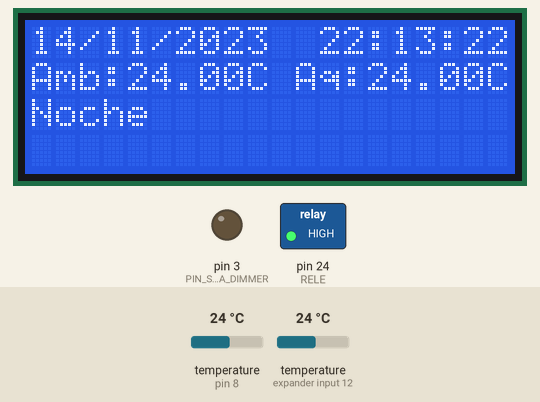
The sketch below on a simulated Arduino Mega 2560, built with avr-gcc and run on an emulated ATmega2560. Shown: 20×4 character LCD, switched loads named in the sketch (green lamp = pin HIGH), output pins drawn as LEDs (lit = HIGH). The test bench sets the inputs (shaded band); at power-on: temperature (sensors on pin 8, expander input 12) 24 °C. The local clock reads 2024-03-15 10:24:30 at power-on unless the sketch sets it; what the sketch prints to the serial monitor is not drawn.

Above: at 3.9 s.
4.0 s: temperature (sensor on pin 8) set to 10.8 °C
At 6.7 s:
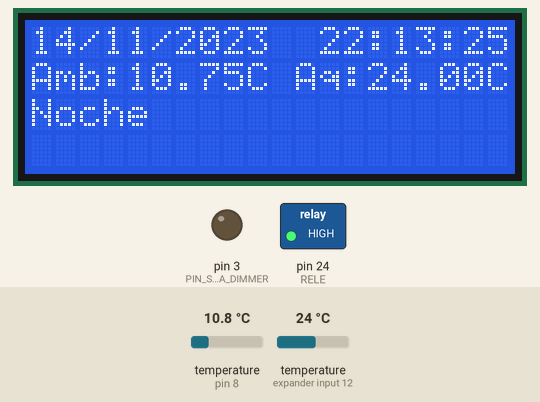
7.4 s: temperature (sensor on pin 8) set to 9.5 °C
At 9.0 s:
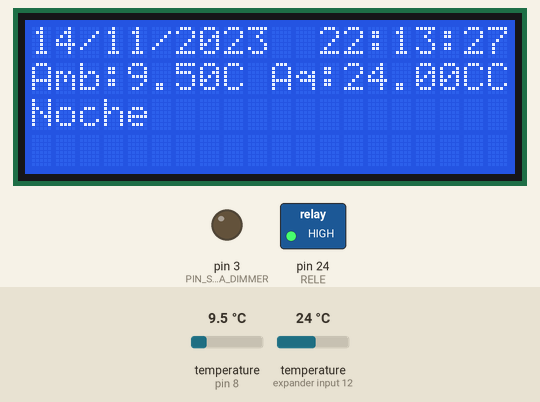
11.8 s: temperature (sensor on expander input 12) set to 10.6 °C
At 14.9 s:
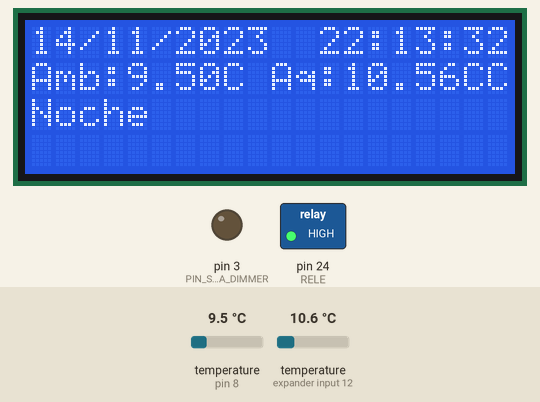
15.2 s: temperature (sensor on expander input 12) set to 9.3 °C
At 17.4 s:
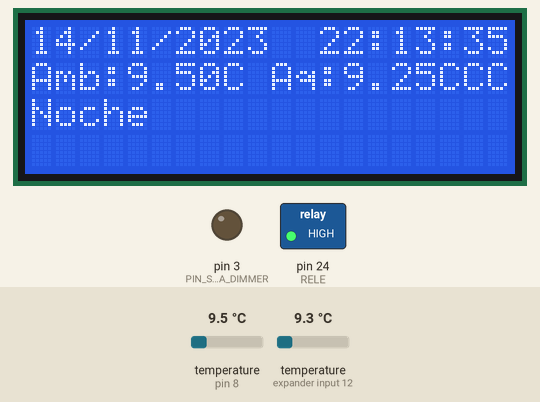
19.6 s: temperature (sensor on pin 8) set to 12 °C
At 22.1 s:
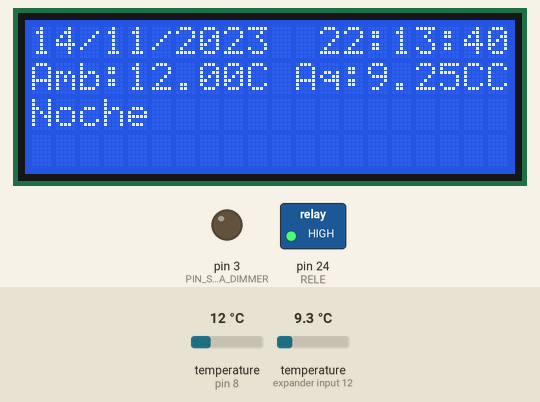
23.0 s: temperature (sensor on expander input 12) set to 12 °C
At 24.5 s:
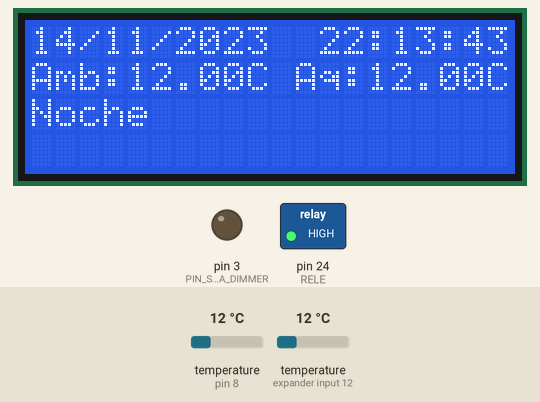
Timing chart, 0 to 26.0 s (numbered marks = the images above; inputs shaded):
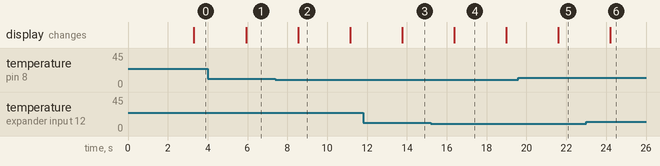

The sketch:

intento6.ino
```cpp
#include <Wire.h>    //  libreria para interfaz I2C
#include "RTClib.h"   //  libreria para el manejo del modulo RTC
#include <RBDdimmer.h> // libreria del dimmer AC
#include <Time.h>
#include <TimeAlarms.h>
#include <OneWire.h>
#include <DallasTemperature.h>
#include <LCD.h>			// libreria para funciones de LCD
#include <LiquidCrystal_I2C.h>		// libreria para LCD por I2C


RTC_DS3231 rtc;     // crea objeto del tipo RTC_DS3231
char daysOfTheWeek[7][4] = {"Dom", "Lun", "Mar", "Mie", "Jue", "Vie", "Sab"};

//creacion objeto pantalla LCD
LiquidCrystal_I2C lcd (0x27, 2, 1, 0, 4, 5, 6, 7); // DIR, E, RW, RS, D4, D5, D6, D7

// Water proof and ambient sensor DS18B20
#define ONE_WIRE_BUS 8
OneWire oneWire(ONE_WIRE_BUS);
DallasTemperature sensors(&oneWire);
// Aquarium status
float aquariumTemp;
float ambientTemp;

uint8_t sensor1[8] = {0x28, 0x20, 0x81, 0x83, 0x29, 0x20, 0x01, 0x7A};
uint8_t sensor2[8] = {0x28, 0xAA, 0x21, 0x57, 0x13, 0x13, 0x02, 0x4D};


//Dimmer para las luces blancas
#define PIN_SALIDA_DIMMER  3        //Pines del dimmer
#define ZEROCROSS  2
#define RELE 24     // donde se encuentra conectado el modulo de rele que corresponde a pin digital 30
//#define RELE2 23    // donde se encuentra conectado el modulo de rele que corresponde a pin digital 31 (desocupado)
dimmerLamp dimmer(PIN_SALIDA_DIMMER);


String momento; // variable de control para el proceso de Apagado de Luces


// Variables para la definicion de Horarios

int Dimm;
int DimMAX = 75;
int DimMin = 30;
int dur = 3600;
unsigned long  dur_temp = 0;
int Deltadim; //calcula el intervalo de tiempo para el dimmmer
unsigned long Delta; // convierte Deltadim en milisegundos
unsigned long tim;  // es el valor de los milis dentro de las funciones de dimmer

//********** Hora de comienzo del amanecer
int horaPrender = 12;
int minutoPrender = 00;

int hrinidia = 13;
int mininidia = 00;

//********** Hora de comienzo del atardecer
int hrfindia = 18;
int minfindia = 30;

//********** Hora de apagado
int horaApagar = 20;
int minutoApagar = 30;


void setup () {
 Serial.begin(9600);    // inicializa comunicacion serie a 9600 bps
 pinMode(RELE, OUTPUT);   // pin 52 para las luces secundarias

 dimmer.begin(NORMAL_MODE, OFF);       // si falla la inicializacion del modulo name.begin(MODE, STATE)
//pinMode(RELE2, OUTPUT);
//Definiciones RTC
if (!rtc.begin())
 {       // si falla la inicializacion del modulo  Serial.println("Modulo RTC no encontrado !");  // muestra mensaje de error
  while (1);         // bucle infinito que detiene ejecucion del programa
 }
rtc.adjust(DateTime(__DATE__, __TIME__));
Serial.println("Modulo RTC Ajustado !");
// Use only without RTC
// setTime(13,20,0,27,9,2020);
// Sync time lib with RTC
setSyncProvider(getRTCTime);
setSyncInterval(60 * 60 * 4);
digitalWrite(RELE, HIGH);
//inicializando pantalla
lcd.setBacklightPin(3,POSITIVE);	// puerto P3 de PCF8574 como positivo
lcd.setBacklight(HIGH);		// habilita iluminacion posterior de LCD
lcd.begin(20,4);			// 20 columnas por 4 lineas para LCD 2004A
lcd.clear();			// limpia pantalla


//inicializando modulos de Temperatura de agua y de ambiente/Humedad

//sensor_t sensor;
sensors.begin();

//inicializacion de funciones para primeras variables
sendStatus();
encendidos();
readSensors();
StatusSol();
Alarm.timerRepeat(60, readSensors);
}

void loop () {

    sendStatus();// funcion que devuelve fecha y horario en formato DateTime y asigna a variable fecha
    screen();
    Alarm.delay(1000);           // demora de 1 segundo

}
void StatusSol()
{
  int  hr = hour();
  int  mini = minute();

  //estas variables internas convierten todas las horas en segundos para evaluar la duracion
  // de los periodos de amanecer y atardecer en base al tiempo disponible antes de la siguiente alarma
  unsigned long int diff;
  unsigned long sec_now = (unsigned long) hr*3600 + (unsigned long) mini*60;
  unsigned long sec_hp = (unsigned long)horaPrender*3600 + (unsigned long)minutoPrender*60;
  unsigned long sec_ii =  (unsigned long)hrinidia*3600 + (unsigned long) mininidia*60;
  unsigned long sec_fi = (unsigned long)hrfindia*3600 + (unsigned long)minfindia*60;
  unsigned long sec_ap = (unsigned long)horaApagar*3600 + (unsigned long)minutoApagar*60;
  Serial.println(sec_ap);
  Serial.println(sec_now);
  Serial.println(sec_hp);
  Serial.println("Paso a verificar el estdo de luces");
  if(sec_now > sec_hp && sec_now < sec_ap)
      {
        if(sec_now > sec_hp && sec_now < sec_ii)
         {
          diff = sec_ii - sec_now;
           if(diff < dur) dur_temp = diff;
          Amanecer();
          return;
         }
        if (sec_now > sec_ii && sec_now < sec_fi)
          {
            Pleno_dia();
            return;
          }
        if(sec_now > sec_fi && sec_now < sec_ap)
         {
           diff = sec_ap - sec_now;
           digitalWrite(RELE, LOW);
           if(diff < dur) dur_temp = diff;
           Serial.print("dif: ");
           Serial.println(diff);
           Serial.print("dur_temp: ");
           Serial.println(dur_temp);
           Atardecer();
           return;
         }
      }

  else Noche();
  return;
}

void sendStatus() {
  DateTime now = rtc.now();
  readSensors();
  Serial.print("LOG");
  Serial.print("||");
  Serial.print(now.year(), DEC);
  Serial.print('/');
  Serial.print(now.month(), DEC);
  Serial.print('/');
  Serial.print(now.day(), DEC);
  Serial.print(" (");
  Serial.print(daysOfTheWeek[now.dayOfTheWeek()]);
  Serial.print(") ");
  Serial.print(now.hour(), DEC);
  Serial.print(':');
  Serial.print(now.minute(), DEC);
  Serial.print(':');
  Serial.print(now.second(), DEC);
  Serial.print("|Ambiente: ");
  Serial.print(ambientTemp);
  Serial.print("C|Acuario: ");
  Serial.print(aquariumTemp);
  Serial.print("C||");
  Serial.print(momento);
  Serial.print("||");
  Serial.print(dimmer.getPower());
  Serial.println("%");
  return;
}
void screen()
{
  DateTime now = rtc.now();
  readSensors();
  lcd.setCursor(0, 0);
  if (now.day() < 10)  lcd.print('0');
  lcd.print(now.day(), DEC);
  lcd.print('/');
  if (now.month() < 10)  lcd.print('0');
  lcd.print(now.month(), DEC);
  lcd.print('/');
  lcd.print(now.year(), DEC);
  lcd.print("  ");
  if (now.hour() < 10)  lcd.print('0');
  lcd.print(now.hour(), DEC);
  lcd.print(':');
  if (now.minute() < 10)  lcd.print('0');
  lcd.print(now.minute(), DEC);
  lcd.print(':');
  if (now.second() < 10)  lcd.print('0');
  lcd.print(now.second(), DEC);
  lcd.setCursor(0, 1);
  lcd.print("Amb:");
  lcd.print(ambientTemp);
  lcd.print("C Aq:");
  lcd.print(aquariumTemp);
  lcd.print("C");
  lcd.setCursor(0, 2);
  lcd.print(momento);
  if (momento != "Noche")
    {
      lcd.print(": ");
      lcd.print(dimmer.getPower());
      lcd.print(" %");
      lcd.noCursor();
      return;
    }
  lcd.noCursor();			// oculta cursor
}

void readSensors() {
  sensors.requestTemperatures();
  // obtencion de valor de temperatura
  ambientTemp = sensors.getTempC(sensor1);
  aquariumTemp = sensors.getTempC(sensor2);
  }

void Amanecer()
{
   momento = "Amanecer";
   Serial.println("Amanecer");
   if (dur_temp != 0)
      {
        Deltadim = dur_temp/(DimMAX - DimMin); //calcula el intervalo del tiempo para el dimmer
        Delta = (unsigned long)Deltadim * (unsigned long)1000; // convierte Deltadim en milisegundos
        Serial.print(" reduccion del amanecer por encendido. duracion:");
        Serial.print(dur_temp);
        Serial.print(" milisegundos");
      }
    else
      {
        Deltadim = dur/(DimMAX - DimMin); //calcula el intervalo del tiempo para el dimmer
        Delta = (unsigned long)Deltadim * (unsigned long)1000; // convierte Deltadim en milisegundos
      };
   screen();
   tim = millis();
   Dimm=DimMin;
   if(!dimmer.getState()) dimmer.setState(ON);
   Dimm=DimMin;
   dimmer.setPower(Dimm);
        while(Dimm < DimMAX){
           if(millis() >= tim + Delta){
            tim +=Delta;
            dimmer.setPower(Dimm);                                       // name.setPower(0%-100%)
            sendStatus();
            screen();
            //Serial.print(dimmer.getPower());
            //Serial.println("%");
            if (Dimm == 45){
                digitalWrite(RELE, LOW);
                Serial.println( "Luces complementarias encendidas" );
            }
            Dimm++;
           }
        }
  dur_temp = 0;
}

void Pleno_dia()
{
  momento = "Pleno dia";
  dimmer.setState(ON);
  dimmer.setPower(DimMAX);
  digitalWrite(RELE, LOW);
  Serial.println("Pleno Dia");
  return;
}

void Atardecer()
{
 momento = "Atardecer";
 Serial.println(dur_temp);
  if (dur_temp != 0)
      {
        Deltadim = dur_temp/(DimMAX - DimMin); //calcula el intervalo del tiempo para el dimmer
        Delta = (unsigned long)Deltadim * (unsigned long)1000; // convierte Deltadim en milisegundos
        Serial.println(" reduccion del atardecer por encendido. duracion:");
        Serial.print(dur_temp);
        Serial.print(" segundos");
      }
    else
      {
        Deltadim = dur/(DimMAX - DimMin); //calcula el intervalo del tiempo para el dimmer
        Delta = (unsigned long)Deltadim * (unsigned long)1000; // convierte Deltadim en milisegundos
      };
 if(!dimmer.getState()) dimmer.setState(ON);
 Serial.println("Atardecer");
 tim = millis();
 Dimm=DimMAX;
 if(!dimmer.getState()) dimmer.setState(ON);
 dimmer.setPower(Dimm);
while(Dimm > DimMin)
  {
  if(millis() >= tim + Delta)
    {
      tim +=Delta;
      dimmer.setPower(Dimm);          // name.setPower(0%-100%)
      //Serial.print(dimmer.getPower());
      //Serial.println("%");
      sendStatus();
      screen();
      if (Dimm == 45)
        {
         digitalWrite(RELE, HIGH);
         Serial.println( "Luces complementarias apagadas" );
         }
      Dimm--;
     }
   }
  dur_temp = 0;

}
void Noche()
{
   momento = "Noche";
   lcd.setCursor(0, 2);
   lcd.print("                    ");
   dimmer.setState(OFF);
   digitalWrite(RELE, HIGH);
   Serial.println("Noche");
  }

void encendidos() {
  Alarm.alarmRepeat(horaPrender, minutoPrender, 0, Amanecer);
  Alarm.alarmRepeat(hrinidia, mininidia, 0, Pleno_dia);
  Alarm.alarmRepeat(hrfindia, minfindia, 0, Atardecer);
  Alarm.alarmRepeat(horaApagar, minutoApagar, 0, Noche);
  Serial.println("Paso a setear las alarmas");
}

time_t getRTCTime() {
  DateTime now = rtc.now();
  Serial.println("Sync RTC time");
  return now.unixtime();
}
```

Measured:
- the behaviour switches between 10 and 9.9 °C on temperature (sensor on pin 8) (found by bisection; images 1 and 2)
- the behaviour switches between 10 and 9.9 °C on temperature (sensor on expander input 12) (found by bisection; images 3 and 4)
- after the input at 4.0 s, the display: changes after 1.9 s (image 1)
- after the input at 7.4 s, the display: changes after 1.1 s (image 2)
- after the input at 11.8 s, the display: changes after 2.0 s (image 3)
- after the input at 15.2 s, the display: changes after 1.2 s (image 4)
- after the input at 19.6 s, the display: changes after 2.0 s (image 5)
- after the input at 23.0 s, the display: changes after 1.2 s (image 6)
